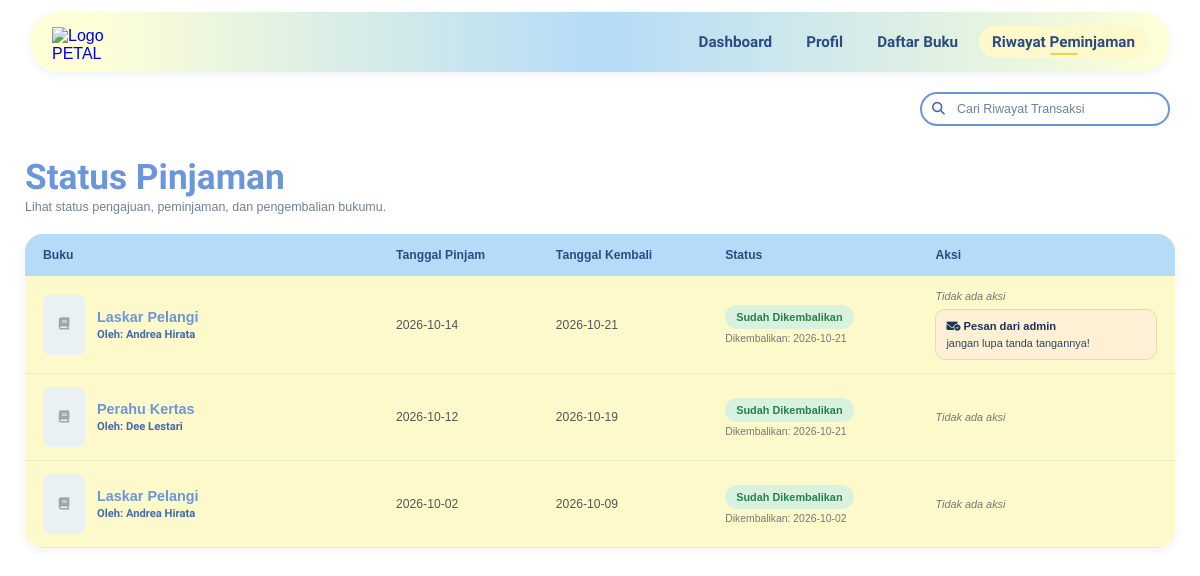
/views/riwayat_peminjamanU.php (signed in), run on the app's committed database.
### tables this page shows
CREATE TABLE `peminjaman` (
  `id_peminjaman` int(11) NOT NULL,
  `id_user` int(11) NOT NULL,
  `id_buku` int(11) NOT NULL,
  `tanggal_pinjam` date NOT NULL,
  `tanggal_kembali` date NOT NULL,
  `status` enum('pengajuan','disetujui','dipinjam','dikembalikan','ditolak') NOT NULL DEFAULT 'pengajuan'
);

CREATE TABLE `buku` (
  `id_buku` int(11) NOT NULL,
  `judul` varchar(200) NOT NULL,
  `pengarang` varchar(100) NOT NULL,
  `penerbit` varchar(100) NOT NULL,
  `tahun_terbit` year(4) NOT NULL,
  `stok` int(35) NOT NULL DEFAULT 0,
  `sinopsis` varchar(1000) NOT NULL,
  `link_gambar` varchar(500) DEFAULT NULL,
  `id_kategori` int(11) DEFAULT NULL
);

CREATE TABLE `pengembalian` (
  `id_pengembalian` int(11) NOT NULL,
  `id_peminjaman` int(11) NOT NULL,
  `tanggal_pengembalian` date NOT NULL,
  `keterangan` text DEFAULT NULL
);

### controller/c_riwayat_peminjamanU.php (called while the page is built, shortened)
<?php
include_once __DIR__ . '/../models/m_peminjaman.php';
$peminjaman = new m_peminjaman();
$id_user = (int) $_SESSION['data']['id_user'];
$keyword       = trim($_GET['keyword'] ?? '');
$semua_riwayat = $peminjaman->riwayat_peminjaman_user($id_user);
if ($keyword !== '') {
    $kw     = mb_strtolower($keyword);
    $kw_tgl = str_replace('/', '-', $kw);
    $format_tgl = function ($tgl) {
        if (empty($tgl) || strtotime($tgl) === false) {
            return '';
        }
        return $tgl . ' ' . date('d-m-Y', strtotime($tgl));
    };
    $label_cari = [
        'pengajuan'    => 'Menunggu Persetujuan',
        'disetujui'    => 'Disetujui, Ambil di Perpustakaan',
        'dipinjam'     => 'Sedang Dipinjam',
        'dikembalikan' => 'Sudah Dikembalikan',
        'ditolak'      => 'Ditolak',
    ];
    $riwayat = array_values(array_filter($semua_riwayat, function ($r) use ($kw, $kw_tgl, $format_tgl, $label_cari) {
        $status_r    = $r->status ?? '';
        $teks_status = mb_strtolower($status_r . ' ' . ($label_cari[$status_r] ?? ''));
        if ($status_r === 'dipinjam' && !empty($r->id_pengembalian)) {
            $teks_status .= ' menunggu konfirmasi admin';
        }
        $teks_tanggal = $format_tgl($r->tanggal_pinjam ?? '')
            . ' ' . $format_tgl($r->tanggal_kembali ?? '');
        if (($r->status ?? '') === 'dikembalikan') {
            $teks_tanggal .= ' ' . $format_tgl($r->tanggal_pengembalian ?? '');
        }
        return str_contains(mb_strtolower($r->judul ?? ''), $kw)
            || str_contains($teks_status, $kw)
            || str_contains($teks_tanggal, $kw_tgl);
    }));
} else {
    $riwayat = $semua_riwayat;
}
?>

### models/koneksi.php (called while the page is built, shortened)
<?php
class Koneksi {
    private $host = "localhost",
            $username = "root",
            $pass = "",
            $db = "Peminjaman_Buku_PETAL";
    function __construct() {
        $this->koneksi = mysqli_connect(
            $this->host,
            $this->username,
            $this->pass,
            $this->db
        );
    }
}

### models/m_peminjaman.php (called while the page is built, shortened)
<?php
include_once __DIR__ . '/koneksi.php';
class m_peminjaman
{
    private $conn;
    public function __construct()
    {
        $db = new koneksi();
        $this->conn = $db->koneksi;
    }
    public function riwayat_peminjaman_user($id_user)
    {
        $sql = "SELECT
                    peminjaman.*,
                    buku.judul,
                    buku.pengarang,
                    buku.link_gambar,
                    pengembalian.id_pengembalian,
                    pengembalian.tanggal_pengembalian,
                    pengembalian.keterangan AS keterangan_pengembalian
                FROM peminjaman
                LEFT JOIN buku ON peminjaman.id_buku = buku.id_buku
                LEFT JOIN pengembalian ON pengembalian.id_peminjaman = peminjaman.id_peminjaman
                WHERE peminjaman.id_user = ?
                ORDER BY
                    FIELD(peminjaman.status, 'dipinjam', 'disetujui', 'pengajuan', 'dikembalikan', 'ditolak'),
                    peminjaman.id_peminjaman DESC";
        $stmt = $this->conn->prepare($sql);
        $stmt->bind_param("i", $id_user);
        $stmt->execute();
        $result_set = $stmt->get_result();
        $result = [];
        while ($data = $result_set->fetch_object()) {
            $result[] = $data;
        }
        return $result;
    }
}
?>

### views/riwayat_peminjamanU.php (the view, shortened to what this page needs)
<?php
include_once __DIR__ . '/../controller/c_riwayat_peminjamanU.php';
$label_status = [
    'pengajuan'    => 'Menunggu Persetujuan',
    'disetujui'    => 'Disetujui, Ambil di Perpustakaan',
    'dipinjam'     => 'Sedang Dipinjam',
    'dikembalikan' => 'Sudah Dikembalikan',
    'ditolak'      => 'Ditolak',
];
?>
<!DOCTYPE html>
<html lang="id">
<head>
    <link
        rel="stylesheet"
        href="https://cdnjs.cloudflare.com/ajax/libs/font-awesome/6.5.1/css/all.min.css">
</head>
<body>
    <nav class="navbar">
        <a
            href="dashboard_user.php"
            class="logo-link">
            <img
                src="../assets/logo.svg"
                class="logo"
                alt="Logo PETAL">
        </a>
        <div class="nav-links">
            <a href="dashboard_user.php"> Dashboard </a>
            <a href="profilU.php">Profil</a>
            <a href="daftar_bukuU.php"> Daftar Buku</a>
            <a href="riwayat_peminjamanU.php" class="active">Riwayat Peminjaman</a>
        </div>
    </nav>
    <div class="search-section">
        <form
            action=""
            method="GET"
            class="search-box">
            <input
                type="text"
                name="keyword"
                value="<?= htmlspecialchars(
                    $keyword ?? '',
                    ENT_QUOTES,
                    'UTF-8'
                ); ?>"
                placeholder="Cari Riwayat Transaksi">
        </form>
    </div>
    <div class="container">
        <h1 class="page-title">
            Status Pinjaman
        </h1>
        <p class="page-subtitle">
            Lihat status pengajuan, peminjaman, dan pengembalian bukumu.
        </p>
        <div class="table-card">
            <div class="table-wrapper">
                <table id="tableRiwayat">
                    <thead>
                        <tr>
                            <th>
                                Buku
                            </th>
                            <th>
                                Tanggal Pinjam
                            </th>
                            <th>
                                Tanggal Kembali
                            </th>
                            <th>
                                Status
                            </th>
                            <th>
                                Aksi
                            </th>
                        </tr>
                    </thead>
                    <tbody>
                        <?php if (!empty($riwayat)): ?>
                            <?php foreach ($riwayat as $r): ?>
                                <?php
                                $status =
                                    $r->status ?? 'pengajuan';
                                $sudahDiajukan =
                                    !empty(
                                        $r->id_pengembalian
                                    );
                                if (
                                    $status === 'dipinjam'
                                    && $sudahDiajukan
                                ) {
                                    $badgeClass =
                                        'badge-menunggu';
                                    $labelText =
                                        'Menunggu Konfirmasi Admin';
                                } else {
                                    $badgeClass =
                                        'badge-' . $status;
                                    $labelText =
                                        $label_status[$status]
                                        ?? ucfirst($status);
                                }
                                ?>
                                <tr>
                                    <td>
                                        <div class="buku-cell">
                                            <?php if (
                                                !empty(
                                                    $r->link_gambar
                                                )
                                            ): ?>
                                                <span
                                                    class="no-image"
                                                    style="display:none;"
                                                >
                                                    <i class="fa-solid fa-book"></i>
                                                </span>
                                            <?php else: ?>
                                                <span class="no-image">
                                                    <i class="fa-solid fa-book"></i>
                                                </span>
                                            <?php endif; ?>
                                            <span>
                                                <span class="judul-buku">
                                                    <?= htmlspecialchars(
                                                        $r->judul
                                                        ?? '(buku telah dihapus)',
                                                        ENT_QUOTES,
                                                        'UTF-8'
                                                    ); ?>
                                                </span>
                                                <?php if (
                                                    !empty(
                                                        $r->pengarang
                                                    )
                                                ): ?>
                                                    <span class="pengarang-buku">
                                                        Oleh:
                                                        <?= htmlspecialchars(
                                                            $r->pengarang,
                                                            ENT_QUOTES,
                                                            'UTF-8'
                                                        ); ?>
                                                    </span>
                                                <?php endif; ?>
                                            </span>
                                        </div>
                                    </td>
                                    <td>
                                        <?= htmlspecialchars(
                                            $r->tanggal_pinjam
                                            ?? '',
                                            ENT_QUOTES,
                                            'UTF-8'
                                        ); ?>
                                    </td>
                                    <td>
                                        <?= htmlspecialchars(
                                            $r->tanggal_kembali
                                            ?? '',
                                            ENT_QUOTES,
                                            'UTF-8'
                                        ); ?>
                                    </td>
                                    <td>
                                        <span
                                            class="badge-status <?= htmlspecialchars(
                                                $badgeClass,
                                                ENT_QUOTES,
                                                'UTF-8'
                                            ); ?>"
                                        >
                                            <?= htmlspecialchars(
                                                $labelText,
                                                ENT_QUOTES,
                                                'UTF-8'
                                            ); ?>
                                        </span>
                                        <?php if (
                                            $status === 'dikembalikan'
                                            && !empty(
                                                $r->tanggal_pengembalian
                                            )
                                        ): ?>
                                            <span class="keterangan-kecil">
                                                Dikembalikan:
                                                <?= htmlspecialchars(
                                                    $r->tanggal_pengembalian,
                                                    ENT_QUOTES,
                                                    'UTF-8'
                                                ); ?>
                                            </span>
                                        <?php endif; ?>
                                    </td>
                                    <td class="aksi">
                                        <?php if (
                                            $status === 'dipinjam'
                                            && !$sudahDiajukan
                                        ): ?>
                                            <button
                                                type="button"
                                                class="btn-kembalikan"
                                                onclick="ajukanPengembalian(<?= (int) $r->id_peminjaman; ?>)"
                                            >
                                                <i class="fa-solid fa-book-open-reader"></i>
                                                Ajukan Pengembalian
                                            </button>
                                        <?php elseif (
                                            $status === 'dipinjam'
                                            && $sudahDiajukan
                                        ): ?>
                                            <span class="aksi-info">
                                                Menunggu diproses admin
                                            </span>
                                        <?php else: ?>
                                            <span class="aksi-info">
                                                Tidak ada aksi
                                            </span>
                                            <?php
                                                $catatan_admin = trim((string) ($r->keterangan_pengembalian ?? ''));
                                                $ada_pesan = $status === 'dikembalikan'
                                                    && $catatan_admin !== ''
                                                    && $catatan_admin !== 'Dikonfirmasi oleh admin';
                                            ?>
                                            <?php if ($ada_pesan): ?>
                                                <span class="pesan-admin">
                                                    <strong>
                                                        <i class="fa-solid fa-envelope-circle-check"></i>
                                                        Pesan dari admin
                                                    </strong>
                                                    <?= htmlspecialchars($catatan_admin, ENT_QUOTES, 'UTF-8'); ?>
                                                </span>
                                            <?php endif; ?>
                                        <?php endif; ?>
                                    </td>
                                </tr>
                            <?php endforeach; ?>
                        <?php endif; ?>
                    </tbody>
                </table>
            </div>
        </div>
    </div>
</body>
</html>

### data on the page
peminjaman: id_buku.judul "Laskar Pelangi", id_buku.pengarang "Andrea Hirata", tanggal_pinjam "2026-10-14", tanggal_kembali "2026-10-21", status "Sudah Dikembalikan", pengembalian.tanggal_pengembalian "2026-10-21", pengembalian.keterangan "jangan lupa tanda tangannya!"
peminjaman: id_buku.judul "Perahu Kertas", id_buku.pengarang "Dee Lestari", tanggal_pinjam "2026-10-12", tanggal_kembali "2026-10-19", status "Sudah Dikembalikan", pengembalian.tanggal_pengembalian "2026-10-21", shows "Tidak ada aksi"
peminjaman: id_buku.judul "Laskar Pelangi", id_buku.pengarang "Andrea Hirata", tanggal_pinjam "2026-10-02", tanggal_kembali "2026-10-09", status "Sudah Dikembalikan", pengembalian.tanggal_pengembalian "2026-10-02", shows "Tidak ada aksi"
